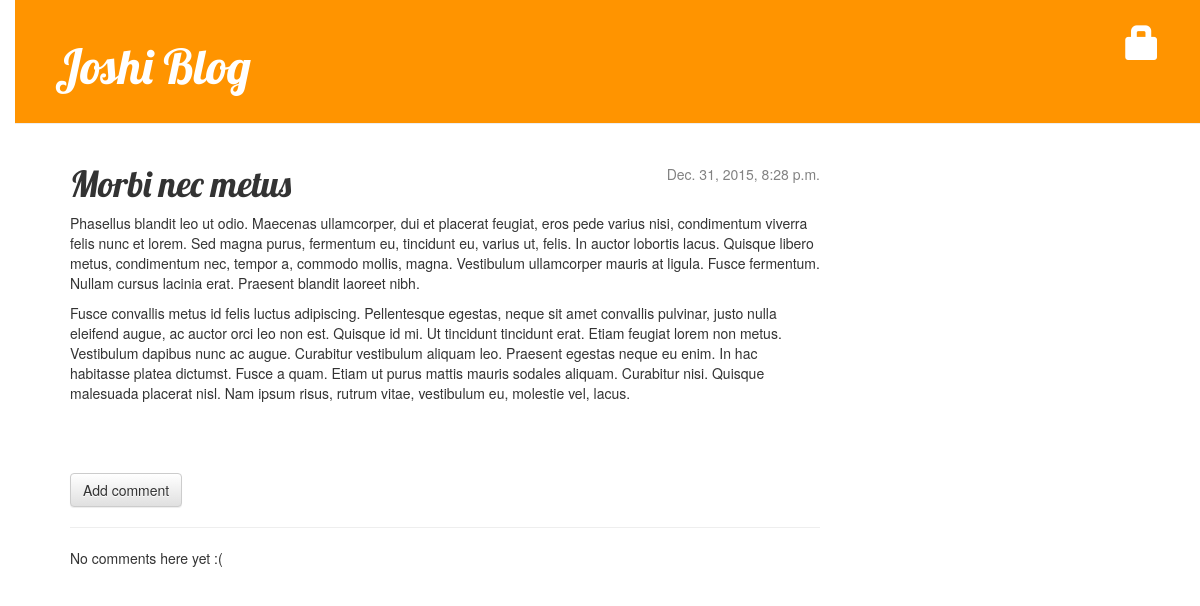
Page /post/5/ on the earlier database version.
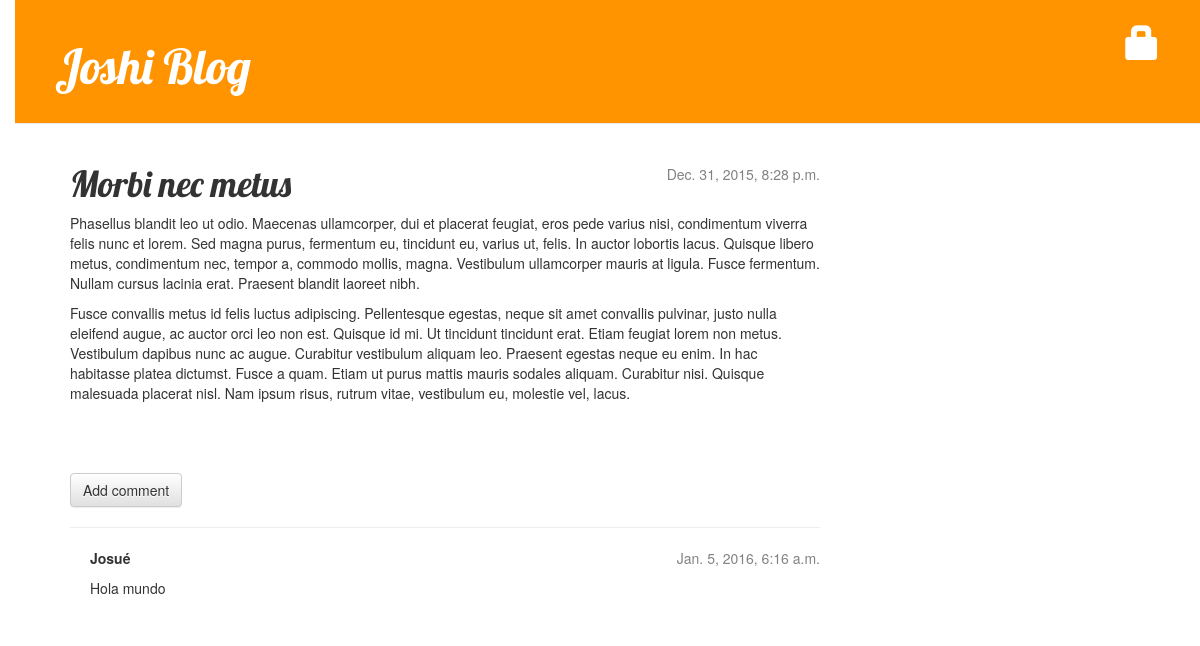
Same page on the later database version.
### hacky_blog/apps/blog/models.py (models this page shows, shortened)
class Post(models.Model):
    author = models.ForeignKey('auth.User') # one author, multiple posts
    title = models.CharField(max_length=200)
    text = models.TextField()
    created_date = models.DateTimeField(default=timezone.now)
    published_date = models.DateTimeField(blank=True, null=True)

class Comment(models.Model):
    post = models.ForeignKey('blog.Post', related_name='comments')
    author = models.CharField(max_length=200)
    text = models.TextField()
    created_date = models.DateTimeField(default=timezone.now)
    approved_comment = models.BooleanField(default=False)

### hacky_blog/apps/blog/views.py (the view)
# urls.py: url(r'^post/(?P<pk>[0-9]+)/$', views.post_detail, name='post_detail'),
def post_detail(request, pk):
    post = get_object_or_404(Post, pk=pk)
    return render(request, 'blog/post_detail.html', { 'post' : post })

### hacky_blog/templates/blog/post_detail.html (shortened to what this page needs)
{% extends "blog/base.html" %}
{% block content %}
    <div class="post">
        {% if post.published_date %}
            <div class="date">
                    {{ post.published_date }}
            </div>
        {% else %}
            <a class="btn btn-default" href="{% url 'post_publish' pk=post.pk %}">Publish</a>
        {% endif %}
        <h1>{{ post.title }}</h1>
        <p>{{ post.text|linebreaks }}</p>
    </div>
    <a class="btn btn-default" href="{% url 'add_comment_to_post' pk=post.pk %}">Add comment</a>
    <hr>
    {% for comment in post.comments.all %}
        {% if user.is_authenticated or comment.approved_comment %}
            <div class="comment">
                <div class="date">
                    {{ comment.created_date }}
                </div>
                <strong>{{ comment.author }}</strong>
                <p>{{ comment.text|linebreaks }}</p>
            </div>
        {% endif %}
    {% empty %}
        <p>No comments here yet :(</p>
    {% endfor %}
{% endblock content %}

### hacky_blog/templates/blog/base.html (shortened to what this page needs)
{% load staticfiles %}
<!DOCTYPE html>
<html lang="en">
<head>
    <link rel="stylesheet" href="https://maxcdn.bootstrapcdn.com/bootstrap/3.3.6/css/bootstrap.min.css">
    <link rel="stylesheet" href="https://maxcdn.bootstrapcdn.com/bootstrap/3.3.6/css/bootstrap-theme.min.css">
    <link rel="stylesheet" type="text/css" href="{% static 'css/blog.css' %}">
</head>
<body>
    <div class="page-header">
        {% if user.is_authenticated %}
            <a href="{% url 'post_new' %}" class="top-menu"><span class="glyphicon glyphicon-plus"></span></a>
            <a href="{% url 'post_draft_list' %}" class="top-menu"><span class="glyphicon glyphicon-edit"></span></a>
            <p class="top-menu">Hello {{ user.username }}<small>(<a href="{% url 'django.contrib.auth.views.logout' %}">Log out</a>)</small></p>
        {% else %}
            <a href="{% url 'django.contrib.auth.views.login' %}" class="top-menu"><span class="glyphicon glyphicon-lock"></span></a>
        {% endif %}
        <h1><a href="{% url 'post_list' %}">Joshi Blog</a></h1>
    </div>
        <div class="content container">
            <div class="row">
                <div class="col-md-8">
                    {% block content %}
                    {% endblock content %}
                </div>
            </div>
        </div>
</body>
</html>

### hacky_blog/apps/blog/static/css/blog.css (style rules this page uses)
h1 a { color: #FCA205; font-family: 'Lobster'; }
body { padding-left: 15px; }
.page-header { background-color: #FF9400; margin-top: 0; padding: 20px 20px 20px 40px; }
.page-header h1, .page-header h1 a, .page-header h1 a:visited, .page-header h1 a:active { color: #ffffff; font-size: 36pt; text-decoration: none; }
.content { margin-left: 40px; }
h1, h2, h3, h4 { font-family: 'Lobster', cursive; }
.date { float: right; color: #828282; }
.top-menu, .top-menu:hover, .top-menu:visited { color: #ffffff; float: right; font-size: 26pt; margin-right: 20px; }
.post { margin-bottom: 70px; }
.comment { margin: 20px 0px 20px 20px; }

Differences in the rows shown:
added Comment: created_date "Jan. 5, 2016, 6:16 a.m.", author "Josué", text "Hola mundo"
Other differences:
text no longer shown: "No comments here yet :("
